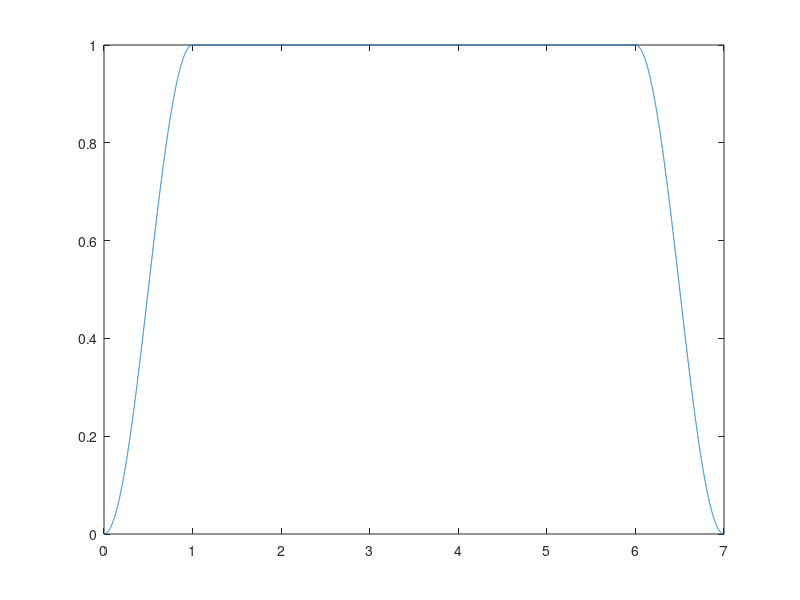
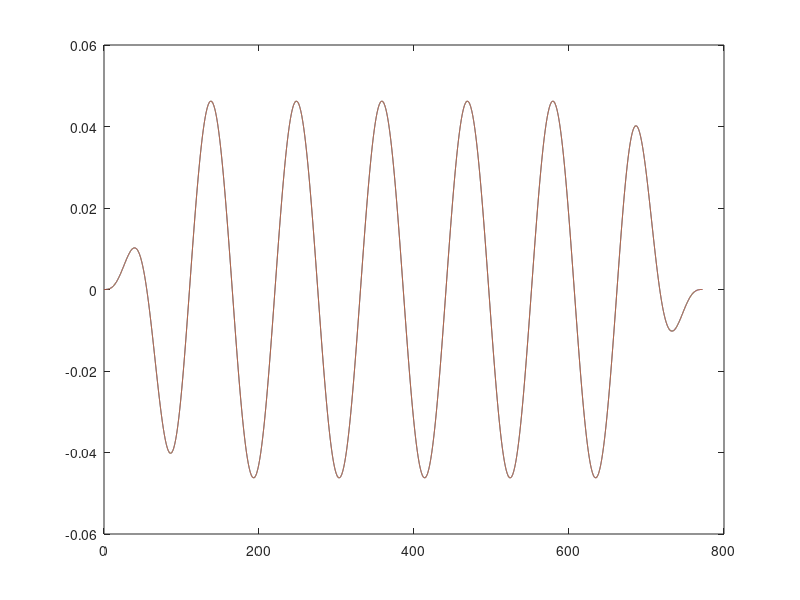
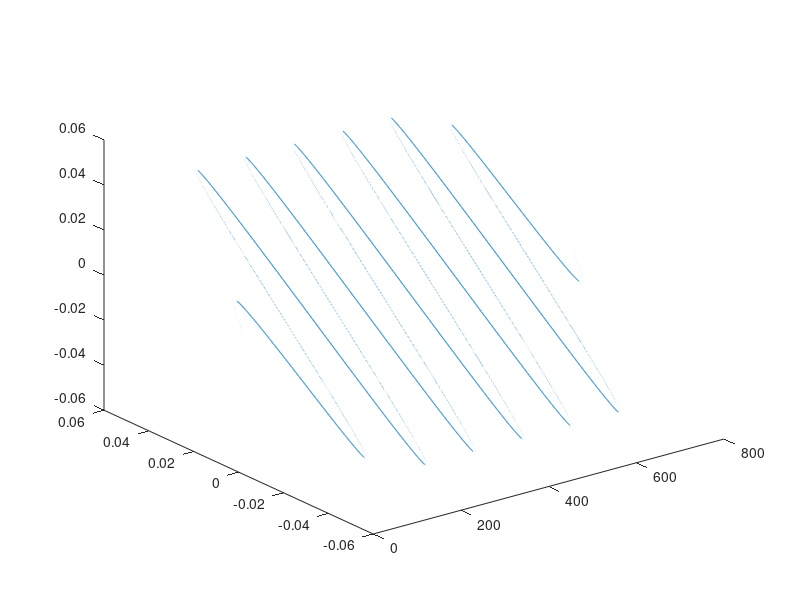
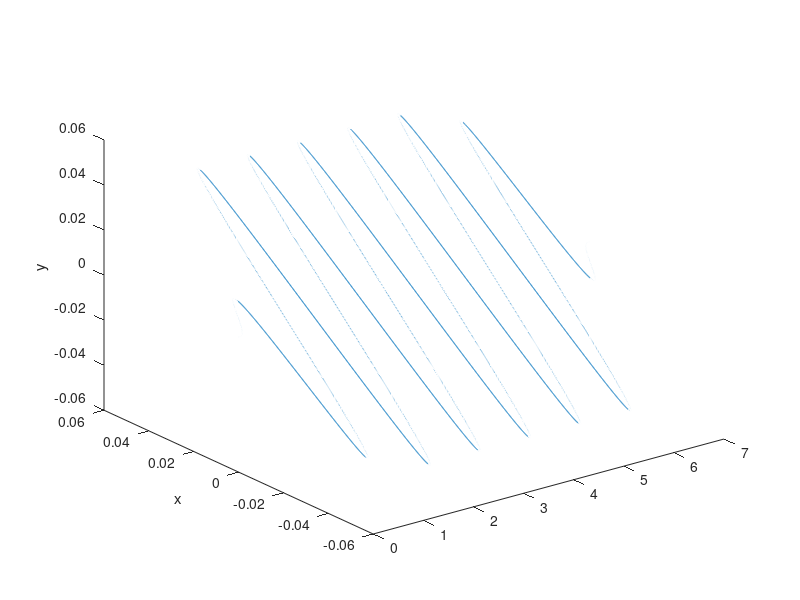

Write the MATLAB code that produced these figures, in order.
%Output laser
clc
clear
jiajiao = 45;


Ix=1.5e14;
lambda=800;

ev_flag = 3; % 0 : 1; 1: sin2 ; 2:Trap ; 3:sin2+Trap
Tmax = 7;
Tup= 1 ;
dt=0.05;



E0=sqrt(Ix)*1e-8/1.873766;
omega=2*pi*2.9979*2.418884/lambda;
T0=2*pi/omega;        % one optical cycel.
tmax=Tmax*T0;
%tmax=round(tmax/dt)*dt;
t=0:dt:tmax;
tup=Tup*T0;
 Lt = length(t);
%  if mod(Lt,2) == 1
%    Lt=Lt+1;
%    t=linspace(0,tmax,Lt);
%   dt=t(2)-t(1)
% else
%      t=linspace(0,tmax,Lt);
%  	 dt=t(2)-t(1)
%  end


%% Ponderomotive radius (linear field)
RR = E0/omega/omega

str_date = date;
text = sprintf('The Ponderomotive radius (linear field) is: \n\n %f a.u. \n\n @ %s',RR,str_date);

fid = fopen('Ponderomotive_radius.txt','w');
fprintf(fid,text)

%% 
switch ev_flag

    case 0
        ft = 1;
    case 1
        ft = sin(t*pi/tmax).^2;
    case 2
        ft = 1/tup*t.*(t<= tup)+(t>tup).*(t<(tmax-tup))+(1)/tup*(tmax-t).*(t>= (tmax-tup)).*(t<= tmax);
    case 3
        tdown=tmax-tup;
        ft = sin(t*pi/2/tup).^2.*(t<= tup)+(t>tup).*(t<(tmax-tup))+sin((t-tdown-tup)*pi/2/tup).^2.*(t>= (tmax-tup)).*(t<= tmax);
end
figure
plot(t/T0,ft)



%% ---------------- linearly polarization ------------------
varphi=jiajiao*pi/180;
Ex=cos(varphi)*E0*ft.*sin(omega*t);
Ey=sin(varphi)*E0*ft.*sin(omega*t);




% dft = gradient(ft,dt)
% figure
% plot(t/T0,dft);
% dft2 = del2(ft,dt);
% figure
% plot(t/T0,dft2)

% pha_x1 = 0;         % the initial phase,  unit: degree
% pha_x2 = 0;         % the initial phase,  unit: degree
% pha_y1 = -90*pi/180;       % the initial phase,  unit: degree
% pha_y2 = 90*pi/180;        % the initial phase,  unit: degree


% Ex1= (E0*cos(omega*t+pha_x1)+E0*cos(2*omega*t+pha_x2));
% Ey1= (E0*cos(omega*t+pha_y1)+E0*cos(2*omega*t+pha_y2));
% elli=0.25
% elly=elli/sqrt(1+elli^2);
% ellx=1/sqrt(1+elli^2);
% 
% Ex= ellx*ft.*E0.*sin(omega*t);
% Ey=elly*ft*E0.*cos(omega*t);
% Ex1= ft.*(E0*cos(omega*t)+E0*cos(2*omega*t));
% Ey1= ft.*(E0*sin(omega*t)-E0*sin(2*omega*t));




 %% rotation the electric field around z axis ----------------
% theta1=90*pi/180;
% 
%  Ex=cos(theta1)*Ex1-sin(theta1)*Ey1;
%  Ey=sin(theta1)*Ex1+cos(theta1)*Ey1;

 
 %%  rotation the electric field around x axis ----------------
 
 
 
 
 
 
 
 
figure
plot(t,Ex,t,Ey)


Exr= Ex;
Exi= 0*t;
Eyr = Ey;
Eyi = 0*t;
Ext_real = Exr';
Ext_imag = Exi';

Eyt_real = Eyr';
Eyt_imag = Eyi';

figure
plot3(t,Ext_real,Eyt_real)

figure
plot3(t/T0,Ext_real,Eyt_real)
ylabel('x')
zlabel('y')
% Ext=[t',Ext_real,Ext_imag];
% Eyt =[t',Eyt_real,Eyt_imag];

% save Ex_sin2Trap Ext -ascii -double
% save Ey_sin2Trap Eyt -ascii -double

t1=t';


%% --------- Ext ------------------
fid1 = fopen('ExField','w');
for ii=1:Lt
    fprintf(fid1,'%.12e   %.12e   %.12e\n',t1(ii),Ext_real(ii),Ext_imag(ii));
end
fclose(fid1)

%% --------- Eyt -----------------
fid2 = fopen('EyField','w');
for ii=1:Lt
    fprintf(fid2,'%.12e   %.12e   %.12e\n',t1(ii),Eyt_real(ii),Eyt_imag(ii));
end
fclose(fid2)

